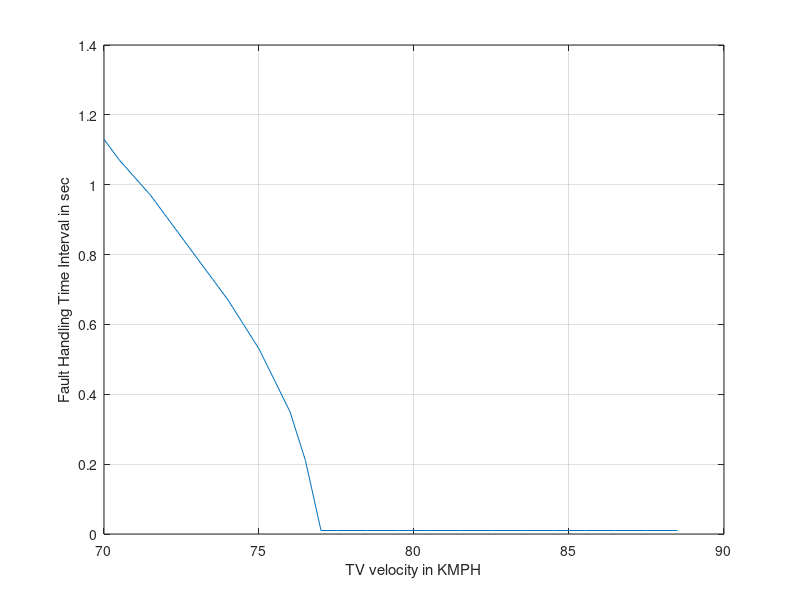
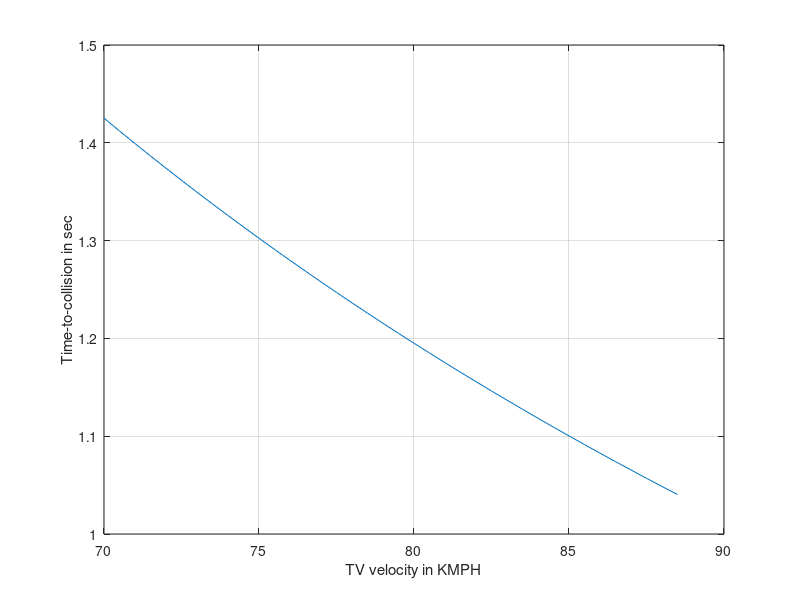

MATLAB code to generate these figures, in order: (Note: this script raises an error after producing the figures.)
%% Clean workspace and close all
clear all;
clc;
close all;

%% Constraint for parameter
Vss_kmph_EV=88.5;                           %Velocity of Ego vehicle in kmph
Vss_mps_EV=Vss_kmph_EV/3.6;
AVlongdecEB=-7;                             %Maximum deceleration, amax(m/s^2)
G=0;                                        %Grade of road(unitless)
SD=0.25;                                    %Safe distance between rear target vehicle and ego vehicle(m)
tpr=2.5;                                    %Brake reaction time of driver (time required for perception and reaction)(s)

SFDCarSS=2;
SignF=-1;
d1= abs((Vss_kmph_EV^2)/(254*((AVlongdecEB/9.81)+(G/100))));            %Stopping distance of the front vehicle(Ego vehicle)(m)

FHTI_arr=[];
TTC_arr=[];
speed=[];

%% TTC calculation
for Vss_kmph_TV=70:0.5:88.5
    
    Vss_mps_TV=Vss_kmph_TV/3.6;
    d2=0.278*Vss_kmph_TV*tpr;
    SD=SFDCarSS*Vss_kmph_TV*0.2778;                      
    s1=SD+d1;                                                            
    s=s1-d2;                                              %Remaining distance for braking to stop the vehicle and avoid collision
    a=-(9.81*(Vss_kmph_TV*Vss_kmph_TV/(254*s)));
    TV_delec_dist=-Vss_mps_TV*Vss_mps_TV/(2*a);

ftti_1=(-Vss_mps_TV+sqrt(Vss_mps_TV*Vss_mps_TV+2*(-a)*s))/(-a);
ftti_2=(-Vss_mps_TV-sqrt(Vss_mps_TV*Vss_mps_TV+2*(-a)*s))/(-a);

    if ftti_1<0
        TTC=ftti_2;
    else
        TTC=ftti_1;
    end
%% FHTI calculation
for j = 0.01 : 0.01 : TTC
    Dist_A = 0.5 * -a * j^2;
    VV = sqrt(Vss_mps_TV^2 + 2 * Dist_A * -a);
    Dist_B = -VV^2/(2*AVlongdecEB);
    if sign(((Dist_A + Dist_B) - s)) ~= sign(SignF)
        break;
    else
        signF = sign(((Dist_A + Dist_B) - s));
    end
end
FHTI = j;



TTC_arr=[TTC_arr TTC];
FHTI_arr=[FHTI_arr FHTI];
speed=[speed Vss_kmph_TV];
end

%% Plots
figure(1);
plot(speed,FHTI_arr);
grid on
xlabel('TV velocity in KMPH')
ylabel('Fault Handling Time Interval in sec');
hold on

f=gcf;
saveas(f,'DecelerationAlertfailure_28_FHTI.jpg');

figure(2);
plot(speed,TTC_arr);
grid on
xlabel('TV velocity in KMPH')
ylabel('Time-to-collision in sec');
hold on

f=gcf;
saveas(f,'DecelerationAlertfailure_28_TTC.jpg');

%% Excel write 
x_speed=speed';
y_TTC=TTC_arr';
z_FHTI=FHTI_arr';
data={'TV Vehicle_Speed','TTC','FHTI'};
xlswrite('Functional_Safety_Scenarios',data,'DecelerationAlertfailure_28','A1');
xlswrite('Functional_Safety_Scenarios',x_speed,'DecelerationAlertfailure_28','A2');
xlswrite('Functional_Safety_Scenarios',y_TTC,'DecelerationAlertfailure_28','B2');
xlswrite('Functional_Safety_Scenarios',z_FHTI,'DecelerationAlertfailure_28','C2');

folder = pwd;
excelFileName = 'Functional_Safety_Scenarios.xls';
fullFileName = fullfile(folder, excelFileName);
objExcel = actxserver('Excel.Application');
objExcel.Visible = true;
ExcelWorkbook = objExcel.Workbooks.Open(fullFileName);
oSheet = objExcel.ActiveSheet;
imageFolder = fileparts(which('DecelerationAlertfailure_28_TTC.jpg'));
imageFullFileName = fullfile(imageFolder, 'DecelerationAlertfailure_28_TTC.jpg');
Shapes = oSheet.Shapes;
Shapes.AddPicture(imageFullFileName, 0, 1, 400, 20, 400, 300);

imageFolder1 = fileparts(which('DecelerationAlertfailure_28_FHTI.jpg'));
imageFullFileName1 = fullfile(imageFolder, 'DecelerationAlertfailure_28_FHTI.jpg');
Shapes.AddPicture(imageFullFileName1, 0, 1, 850, 20, 400, 300);

objExcel.DisplayAlerts = false;
ExcelWorkbook.SaveAs(fullFileName);
ExcelWorkbook.Close(false);
objExcel.Quit; 